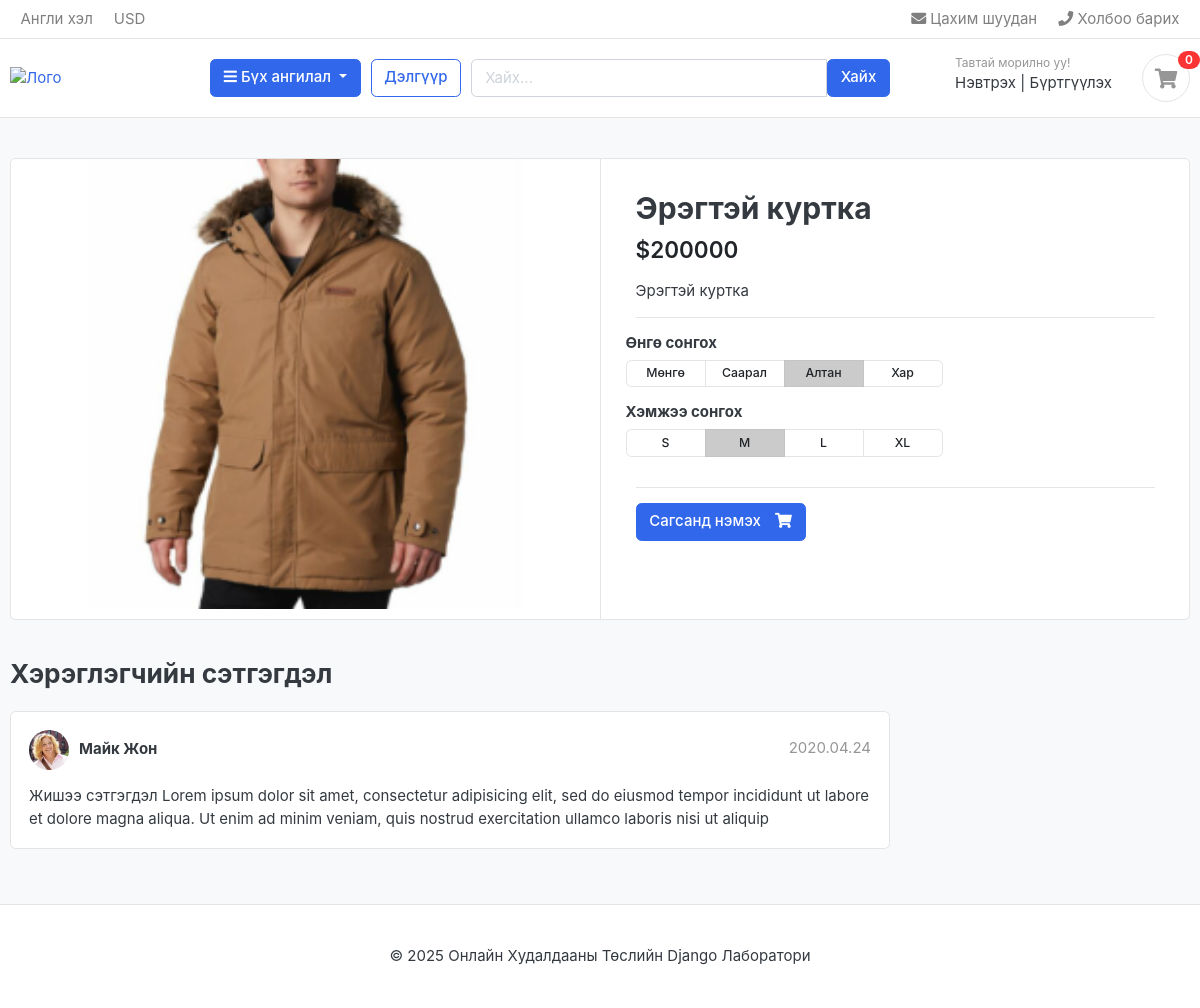
Before: /huvcas/eregtej-kurtka with the older database file.
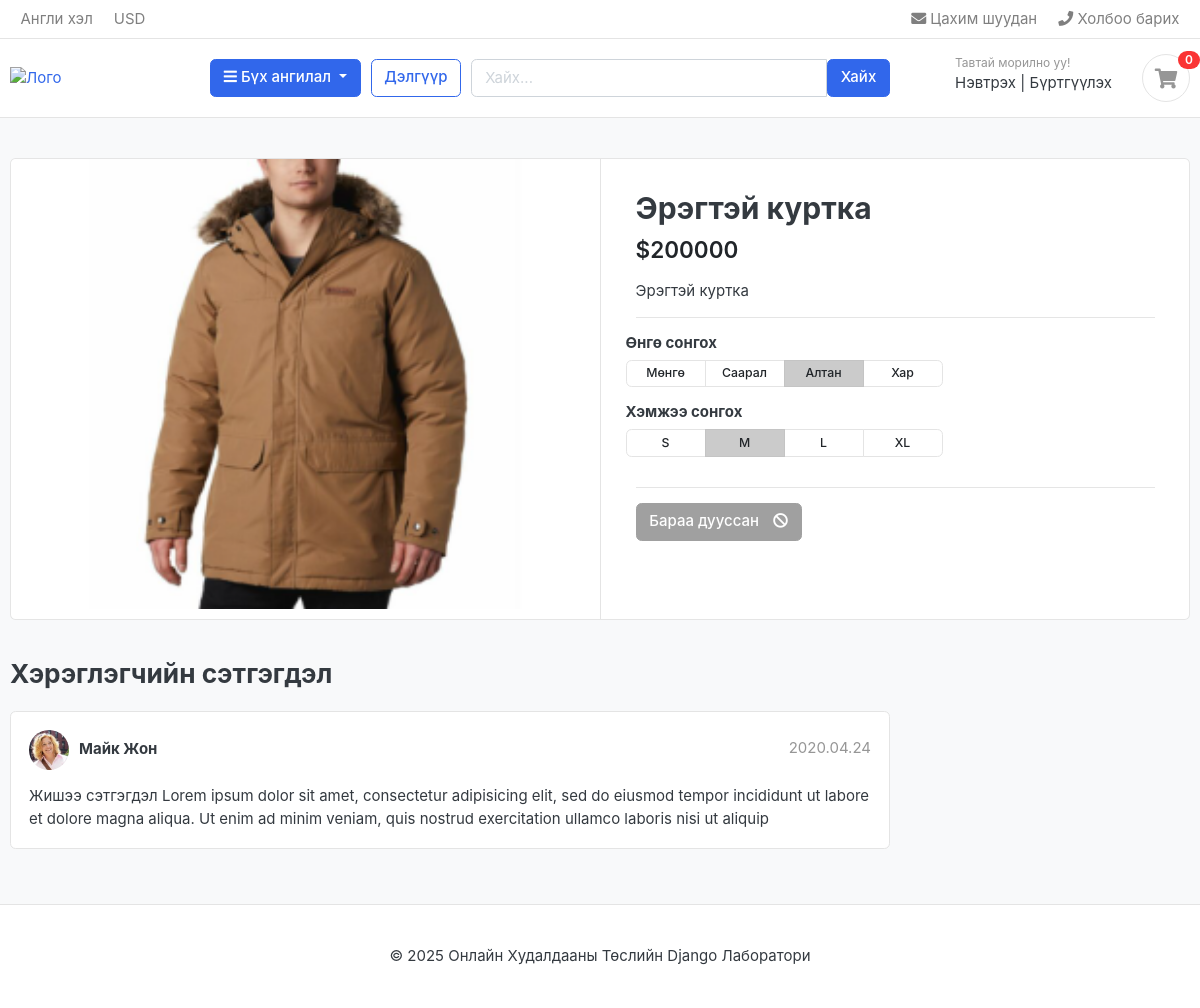
After: the same page with the newer database file.
### shop_app/views.py (the view)
# urls.py: path("<slug:categorySlug>/<slug:productSlug>",     views.product_detail,  name="product_detail"),
def product_detail(request, categorySlug, productSlug):
    category = get_object_or_404(Category, slug=categorySlug)
    product = get_object_or_404(Product, slug=productSlug, category=category)
    in_cart = CartItem.objects.filter(cart__id=_cart_id(request), product=product).exists()
    return render(request, 'product-detail.html', {
        'single_product': product,
        'in_cart': in_cart,
        'product': product,
        'category': category
    })

### cart_app/context_processors.py (called while the page is built)
def counter(request):
    cart_count = 0
    try:
        cart = Cart.objects.filter(id=_cart_id(request))
        cart_items = CartItem.objects.all().filter(cart = cart[:1])
        for cart_item in cart_items:
            cart_count += cart_item.quantity
    except Cart.DoesNotExist:
        cart_count = 0
    return dict(cart_count = cart_count)

### cart_app/views.py (called while the page is built)
def _cart_id(request):
    cart = request.session.session_key
    if not cart:
        cart = request.session.create()
    return cart

### lab2Template/contextProcessors.py (called while the page is built)
def categoriesProcessor(request):
    categories = Category.objects.all()
    return {'categories': categories}

### shop_app/models.py (called while the page is built)
    def getUrl(self):
        return reverse('categoryDetail', kwargs={'slug': self.slug})

### templates/product-detail.html (shortened to what this page needs)
{% extends "base.html" %}
{% load static %}
{% block content %}
<section class="section-content padding-y bg">
<div class="container">
<div class="card">
	<div class="row no-gutters">
		<aside class="col-md-6">
<article class="gallery-wrap">
	<div class="img-big-wrap">
	   {% if product.images %}
	   <a href="#"><img src="{{ product.images.url }}" alt="{{ product.product_name }}"></a>
	   {% else %}
	   <a href="#"><img src="{% static 'images/default_product.jpg' %}" alt="{{ product.product_name }}"></a>
	   {% endif %}
	</div>
</article>
		</aside>
		<main class="col-md-6 border-left">
<article class="content-body">
<h2 class="title">{{ product.product_name }}</h2>
<div class="mb-3">
	<var class="price h4">${{ product.price }}</var>
</div>
<p>{{ product.description|default:"Бүтээгдэхүүний мэдээлэл алга байна." }}</p>
<hr>
<div class="row">
	<div class="item-option-select">
		<h6>Өнгө сонгох</h6>
		<div class="btn-group btn-group-sm btn-group-toggle" data-toggle="buttons">
		  <label class="btn btn-light">
		    <input type="radio" name="radio_color"> Мөнгө
		  </label>
		  <label class="btn btn-light">
		    <input type="radio" name="radio_color"> Саарал
		  </label>
		  <label class="btn btn-light active">
		    <input type="radio" name="radio_color" checked> Алтан
		  </label>
		  <label class="btn btn-light">
		    <input type="radio" name="radio_color"> Хар
		  </label>
		</div>
	</div>
</div>
<div class="row">
	<div class="item-option-select">
		<h6>Хэмжээ сонгох</h6>
		<div class="btn-group btn-group-sm btn-group-toggle" data-toggle="buttons">
		  <label class="btn btn-light">
		    <input type="radio" name="radio_size"> S
		  </label>
		  <label class="btn btn-light active">
		    <input type="radio" name="radio_size" checked> M
		  </label>
		  <label class="btn btn-light">
		    <input type="radio" name="radio_size"> L
		  </label>
		  <label class="btn btn-light">
		    <input type="radio" name="radio_size"> XL
		  </label>
		</div>
	</div>
</div>
<hr>
{% if single_product.stock <= 0 %}
<button class="btn btn-secondary" disabled>
	<span class="text">Бараа дууссан</span>
	<i class="fas fa-ban"></i>
</button>
{% else %}
	{% if in_cart %}
		<a href="" class="btn btn-success">
			<i class="fas fa-check"></i>
		</a>
		<a href="{% url 'cart' %}" class="btn btn-outline-primary">
			<span class="text">Сагс харах</span> <i class="fas fa-eye"></i>
		</a>
	{% else %}
		<a href="{% url 'add_cart' single_product.id %}" class="btn btn-primary">
			<span class="text">Сагсанд нэмэх</span>
			<i class="fas fa-shopping-cart"></i>
		</a>
	{% endif %}
{% endif %}
</article>
		</main>
	</div>
</div>
<br>
<div class="row">
	<div class="col-md-9">
	<header class="section-heading">
		<h3>Хэрэглэгчийн сэтгэгдэл</h3>
	</header>
	<article class="box mb-3">
		<div class="icontext w-100">
			<img src="{% static 'images/avatars/avatar1.jpg' %}" class="img-xs icon rounded-circle" alt="Avatar">
			<div class="text">
				<span class="date text-muted float-md-right">2020.04.24 </span>
				<h6 class="mb-1">Майк Жон</h6>
			</div>
		</div>
		<div class="mt-3">
			<p>
				Жишээ сэтгэгдэл Lorem ipsum dolor sit amet, consectetur adipisicing elit, sed do eiusmod
				tempor incididunt ut labore et dolore magna aliqua. Ut enim ad minim veniam,
				quis nostrud exercitation ullamco laboris nisi ut aliquip
			</p>
		</div>
	</article>
	</div>
</div>
</div>
</section>
{% endblock %}

Changed rows visible on the page:
changed Product "Эрэгтэй куртка": stock 3 → 0 (drawn)
Other visible differences:
text no longer shown: "Сагсанд нэмэх"
text now shown: "Бараа дууссан"
